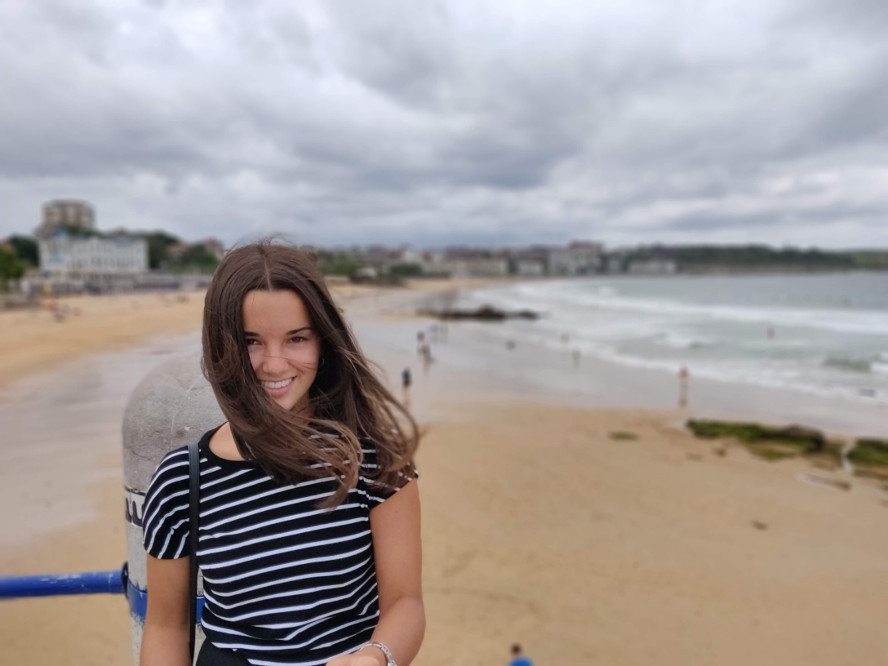
#> input picture Fotonica/Imagen2.jpg, 888 x 666 px
$ python Sistema-4f.py   (older library calls are emulated)
#> lines starting #> are read from the running program, lines starting #| are printed output that depends on the picture
import matplotlib.pyplot as plt
from scipy.misc import imread, imresize, imrotate
import numpy as np

##########################################
###      PREPARAR GRAFICAS             ###
##########################################

def filtroPasoAlto(self, imagenToProcess=0):
    if imagenToProcess == 0:
        imagenToProcess = self.image
    filtro =  np.zeros((self.xSize, self.ySize))
    CeroX = self.xSize/2
    CeroY = self.ySize/2
    for x in range(0,self.xSize):
        rX = CeroX-x
        for y in range(0,self.ySize):
            rY = y-CeroY
            if rX**2+rY**2 >= 10**2:
                filtro[x][y] = 1
    return filtro

def filtroPasoBajo(self, imagenToProcess=0):
    if imagenToProcess == 0:
        imagenToProcess = self.image
    filtro =  np.zeros((self.xSize, self.ySize))
    CeroX = self.xSize/2
    CeroY = self.ySize/2
    for x in range(0,self.xSize):
        rX = CeroX-x
        for y in range(0,self.ySize):
            rY = y-CeroY
            if rX**2+rY**2 <= 50**2:
                filtro[x][y] = 1
    return filtro

##########################################
###      PREPARAR GRAFICAS             ###
##########################################

# Se abre la imagen
imagenPath = 'Imagen2.jpg'
image = imread(imagenPath, False, 'L')
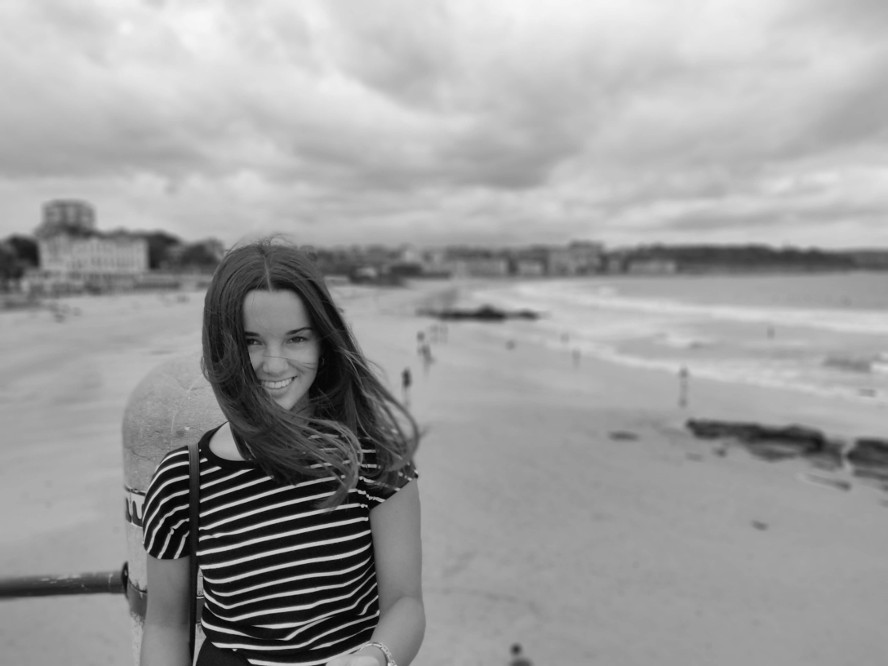
#> image: shape (666, 888); min 0, max 247, mean 158.3
xSize, ySize = len(image), len(image[1])
#> xSize = 666; ySize = 888

# Primera lente
fourier = np.fft.fft2(image)
fourierS = np.fft.fftshift(fourier)

##########################################
###      PREPARAR GRAFICAS             ###
##########################################

f, plots = plt.subplots(2, 3)
plots[0,0].imshow(image, cmap="gray")
plots[1,0].imshow(image, cmap="gray")

##########################################
###      PROGRAMA CON PASO BAJO        ###
##########################################

# tipo de filtro en el espacio de Fourier
filtro = filtroPasoBajo(xSize, ySize)
#> (the run stopped early here; a loop or call above may not have finished)
